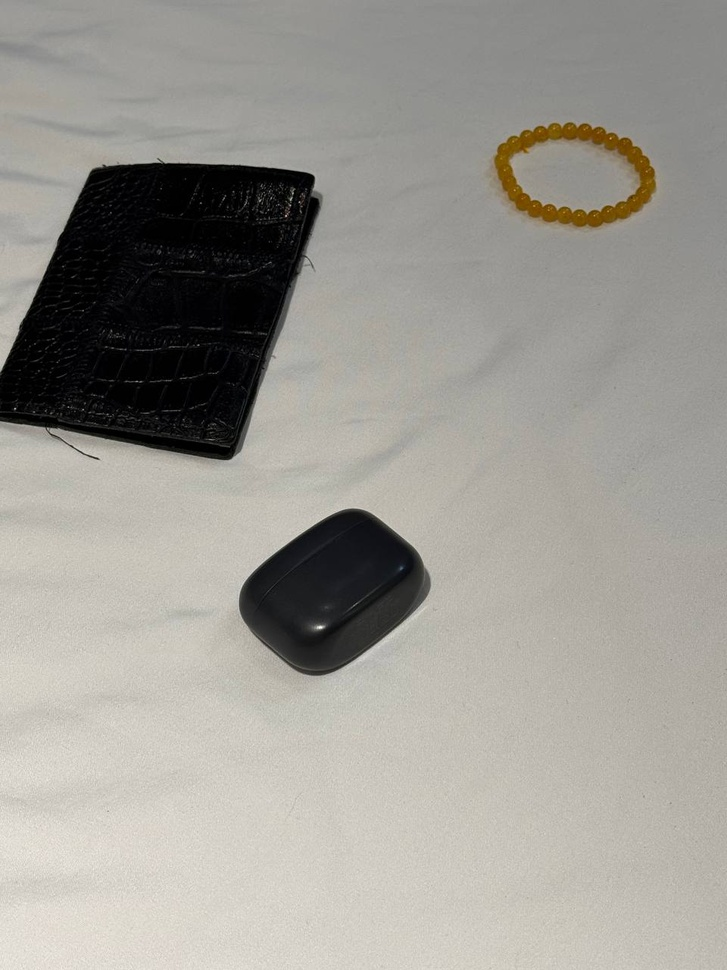
#> input picture lab-work-1/image_4.jpg, 727 x 970 px, shrunk from 960 x 1280 before the run
$ python script.py   (older library calls are emulated)
#> lines starting #> are read from the running program, lines starting #| are printed output that depends on the picture
import cv2
import numpy as np
import matplotlib.pyplot as plt

image = cv2.imread('image_4.jpg')
#> image is the input picture: shape (970, 727, 3); mean B, G, R 147.9, 154.6, 157.2

blurred = cv2.GaussianBlur(image, (5, 5), 0)

kernel = np.array([[0, -1, 0],
                   [-1, 5, -1],
                   [0, -1, 0]])
sharpened_kernel = cv2.filter2D(image, -1, kernel)
blurred_for_sharpening = cv2.GaussianBlur(image, (5, 5), 0)
sharpened_unsharp = cv2.addWeighted(image, 1.5, blurred_for_sharpening, -0.5, 0)
sharpened = sharpened_unsharp

edges = cv2.Sobel(image, cv2.CV_64F, 1, 1, ksize=5)
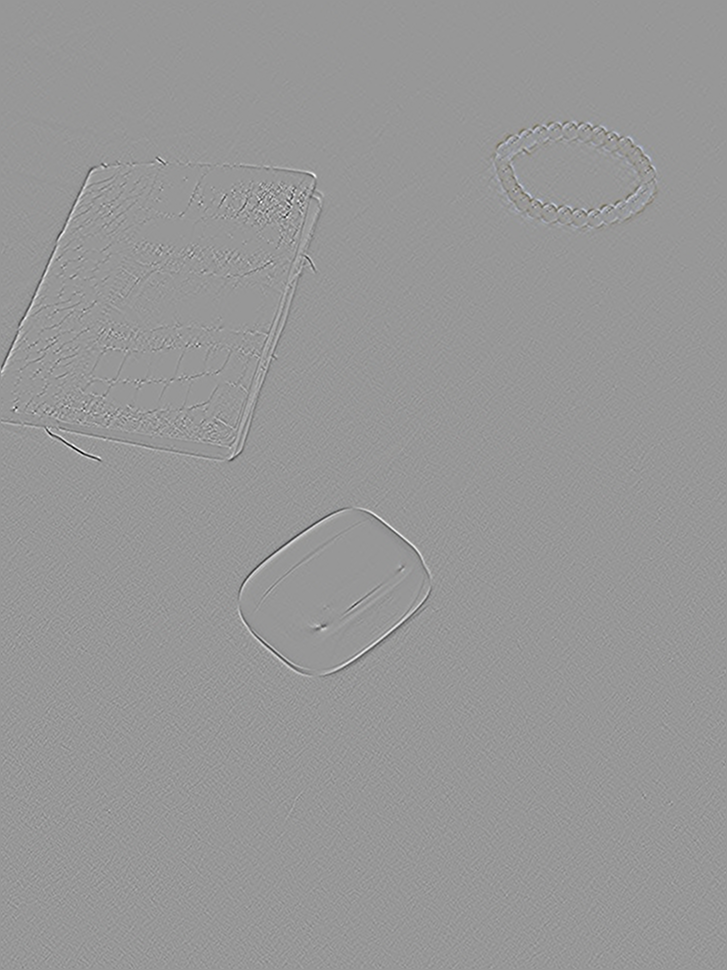
#> edges: shape (970, 727, 3) float64; mean B, G, R 0, 0, 0; drawn with min black and max white
edges = cv2.convertScaleAbs(edges)
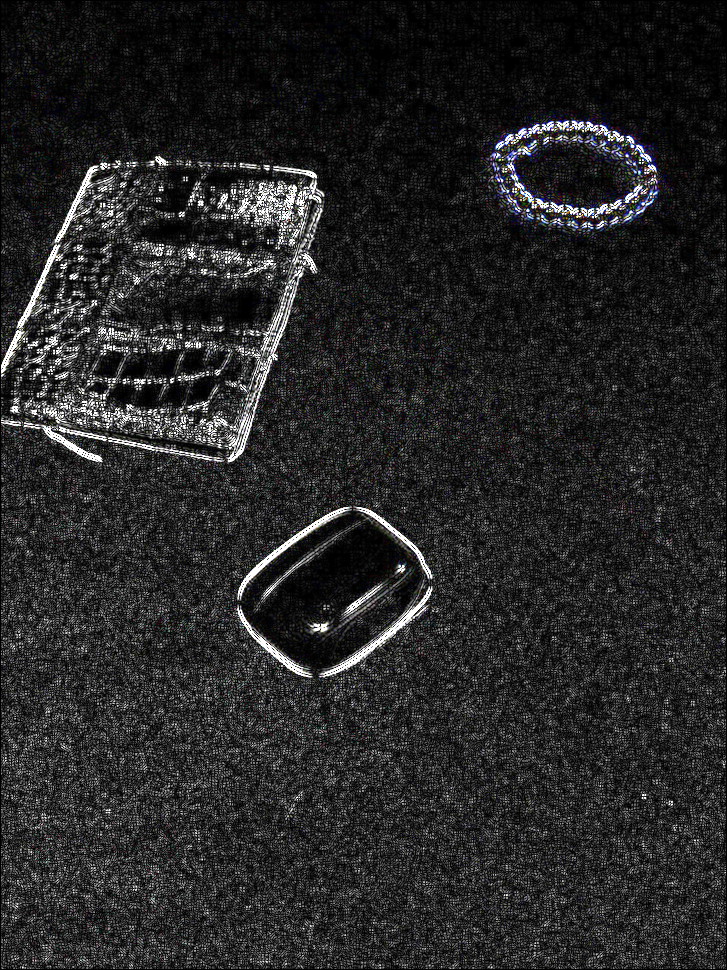
#> edges: shape (970, 727, 3); mean B, G, R 38.8, 38.5, 38.5

combined = cv2.addWeighted(blurred, 0.5, edges, 0.5, 0)
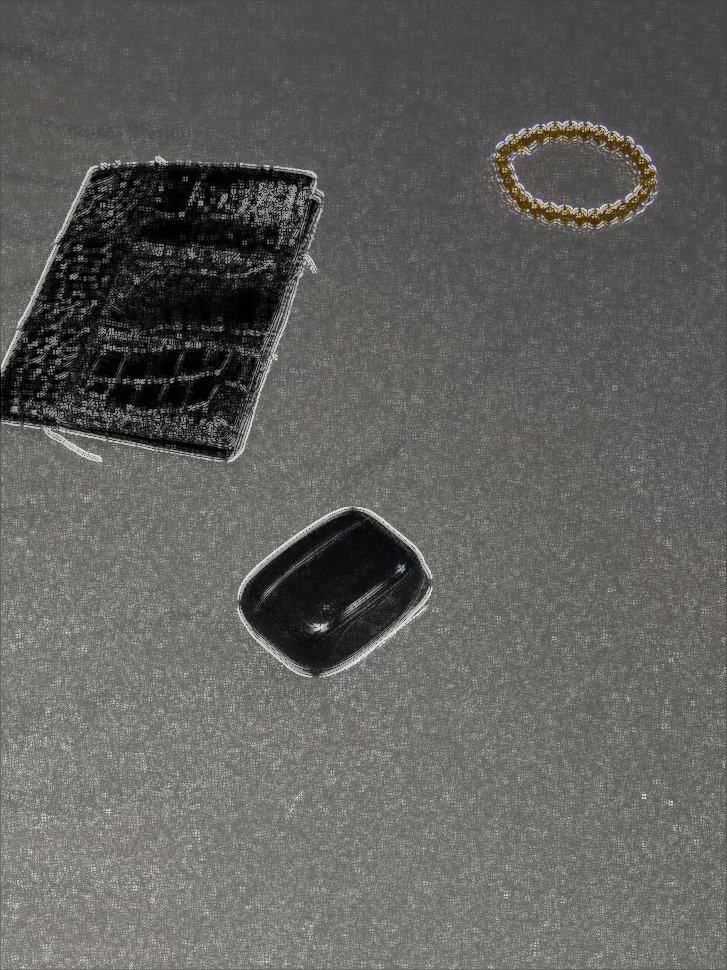
#> combined: shape (970, 727, 3); mean B, G, R 93.3, 96.5, 97.8

combined = cv2.addWeighted(combined, 0.5, sharpened, 0.5, 0)
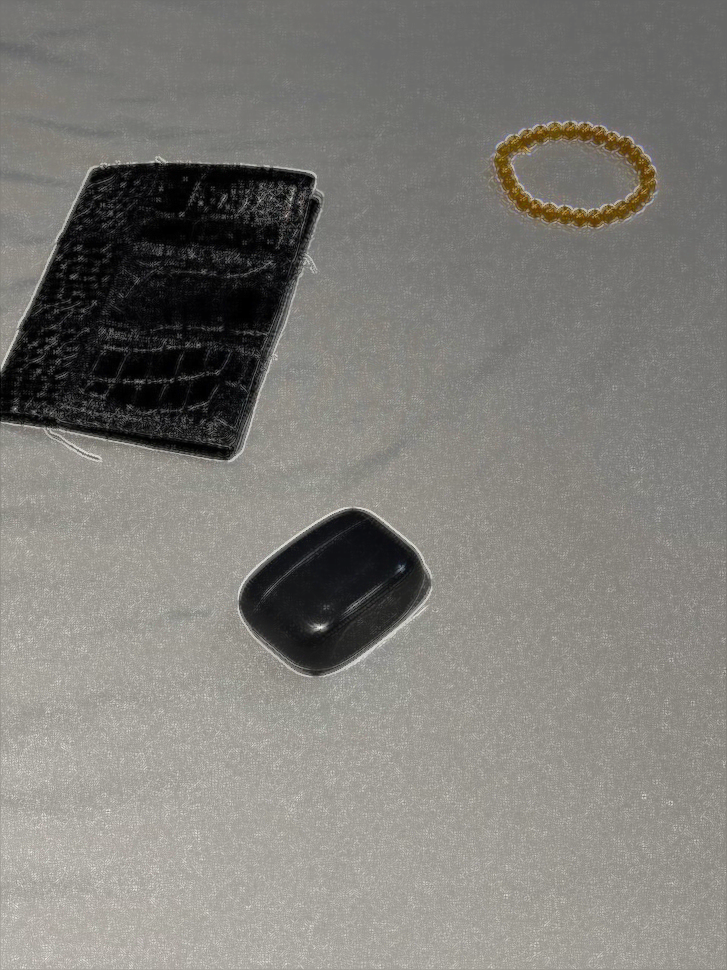
#> combined: shape (970, 727, 3); mean B, G, R 120.6, 125.6, 127.5

def show_images(original, blurred, edges, sharpened, combined):
    plt.figure(figsize=(12, 10))

    plt.subplot(2, 3, 1)
    plt.title('Оригинал')
    plt.imshow(cv2.cvtColor(original, cv2.COLOR_BGR2RGB))
    plt.axis('off')

    plt.subplot(2, 3, 2)

    plt.title('Размытие по Гауссу')
    plt.imshow(cv2.cvtColor(blurred, cv2.COLOR_BGR2RGB))
    plt.axis('off')

    plt.subplot(2, 3, 3)
    plt.title('Выделение границ')
    plt.imshow(edges, cmap='gray')
    plt.axis('off')

    plt.subplot(2, 3, 4)
    plt.title('Повышение резкости ')

    plt.imshow(cv2.cvtColor(sharpened, cv2.COLOR_BGR2RGB))
    plt.axis('off')

    plt.subplot(2, 3, 5)
    plt.title('Комбинация изображений ')
    plt.imshow(cv2.cvtColor(combined, cv2.COLOR_BGR2RGB))
    plt.axis('off')

    plt.tight_layout()
    plt.show()
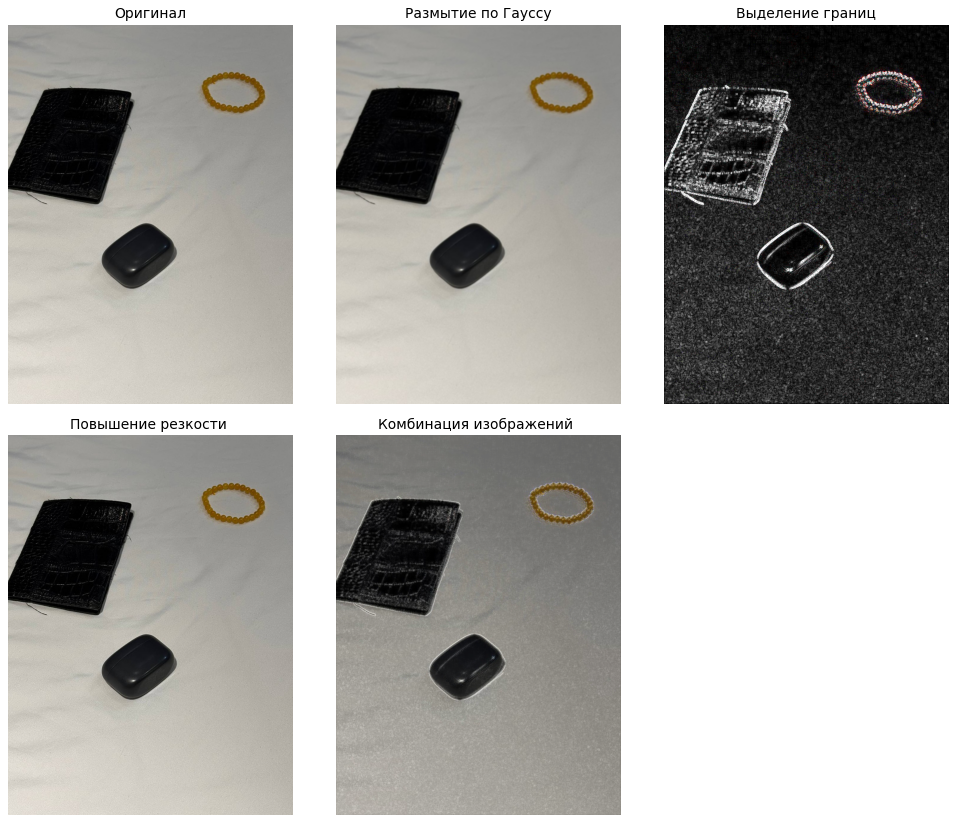
#> figure drawn by matplotlib, 5 panels; B, G, R data is drawn as R, G, B

show_images(image, blurred, edges, sharpened, combined)
